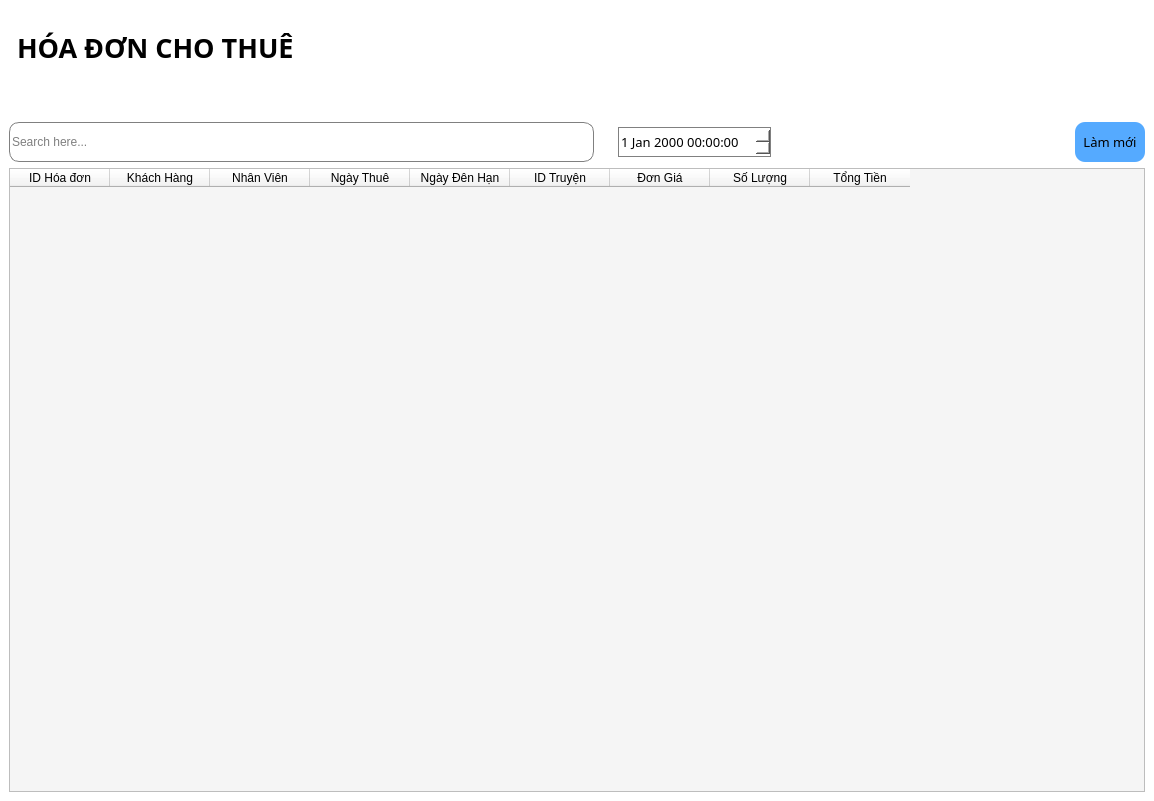
<?xml version="1.0" encoding="UTF-8"?>
<ui version="4.0">
 <class>Quanlyhoadonnhap</class>
 <widget class="QMainWindow" name="Quanlyhoadonnhap">
  <property name="geometry">
   <rect>
    <x>0</x>
    <y>0</y>
    <width>1154</width>
    <height>801</height>
   </rect>
  </property>
  <property name="windowTitle">
   <string>MainWindow</string>
  </property>
  <property name="styleSheet">
   <string notr="true">background-color: rgb(255, 255, 255);
color: rgb(0, 0, 0);</string>
  </property>
  <widget class="QWidget" name="centralwidget">
   <layout class="QGridLayout" name="gridLayout">
    <item row="0" column="0">
     <widget class="QLabel" name="label">
      <property name="font">
       <font>
        <family>Bahnschrift</family>
        <pointsize>20</pointsize>
        <weight>75</weight>
        <bold>true</bold>
       </font>
      </property>
      <property name="styleSheet">
       <string notr="true">padding-bottom: 50px;
padding-top:20px</string>
      </property>
      <property name="text">
       <string>HÓA ĐƠN CHO THUÊ</string>
      </property>
      <property name="wordWrap">
       <bool>true</bool>
      </property>
      <property name="margin">
       <number>0</number>
      </property>
     </widget>
    </item>
    <item row="1" column="0">
     <layout class="QHBoxLayout" name="horizontalLayout">
      <item>
       <widget class="QLineEdit" name="lineSearch">
        <property name="maximumSize">
         <size>
          <width>16777215</width>
          <height>40</height>
         </size>
        </property>
        <property name="styleSheet">
         <string notr="true">border: 1px solid gray;
border-radius: 10px;
background-color: rgb(255, 255, 255);</string>
        </property>
        <property name="text">
         <string/>
        </property>
        <property name="placeholderText">
         <string>Search here...</string>
        </property>
       </widget>
      </item>
      <item>
       <spacer name="spacer">
        <property name="orientation">
         <enum>Qt::Horizontal</enum>
        </property>
        <property name="sizeType">
         <enum>QSizePolicy::Fixed</enum>
        </property>
        <property name="sizeHint" stdset="0">
         <size>
          <width>18</width>
          <height>20</height>
         </size>
        </property>
       </spacer>
      </item>
      <item>
       <widget class="QDateTimeEdit" name="dateTimeEdit">
        <property name="sizePolicy">
         <sizepolicy hsizetype="Minimum" vsizetype="Minimum">
          <horstretch>0</horstretch>
          <verstretch>0</verstretch>
         </sizepolicy>
        </property>
        <property name="minimumSize">
         <size>
          <width>100</width>
          <height>30</height>
         </size>
        </property>
        <property name="maximumSize">
         <size>
          <width>16777215</width>
          <height>30</height>
         </size>
        </property>
        <property name="font">
         <font>
          <family>Bahnschrift</family>
          <pointsize>10</pointsize>
         </font>
        </property>
        <property name="styleSheet">
         <string notr="true">background-color: rgb(255, 255, 255);
border: 1px solid gray;</string>
        </property>
       </widget>
      </item>
      <item>
       <spacer name="horizontalSpacer_3">
        <property name="orientation">
         <enum>Qt::Horizontal</enum>
        </property>
        <property name="sizeType">
         <enum>QSizePolicy::Fixed</enum>
        </property>
        <property name="sizeHint" stdset="0">
         <size>
          <width>298</width>
          <height>20</height>
         </size>
        </property>
       </spacer>
      </item>
      <item>
       <widget class="QPushButton" name="btnLamMoi">
        <property name="sizePolicy">
         <sizepolicy hsizetype="Minimum" vsizetype="Fixed">
          <horstretch>0</horstretch>
          <verstretch>0</verstretch>
         </sizepolicy>
        </property>
        <property name="minimumSize">
         <size>
          <width>70</width>
          <height>40</height>
         </size>
        </property>
        <property name="font">
         <font>
          <family>Bahnschrift</family>
          <pointsize>10</pointsize>
         </font>
        </property>
        <property name="styleSheet">
         <string notr="true">background-color: rgb(85, 170, 255);
border: none;
border-radius: 10px;</string>
        </property>
        <property name="text">
         <string>Làm mới</string>
        </property>
       </widget>
      </item>
     </layout>
    </item>
    <item row="2" column="0">
     <widget class="QTableWidget" name="tableWidget">
      <property name="font">
       <font>
        <family>Bahnschrift</family>
        <pointsize>12</pointsize>
       </font>
      </property>
      <property name="styleSheet">
       <string notr="true">background-color: rgb(245, 245, 245);</string>
      </property>
      <column>
       <property name="text">
        <string>ID Hóa đơn</string>
       </property>
      </column>
      <column>
       <property name="text">
        <string>Khách Hàng</string>
       </property>
      </column>
      <column>
       <property name="text">
        <string>Nhân Viên</string>
       </property>
      </column>
      <column>
       <property name="text">
        <string>Ngày Thuê</string>
       </property>
      </column>
      <column>
       <property name="text">
        <string>Ngày Đên Hạn</string>
       </property>
      </column>
      <column>
       <property name="text">
        <string>ID Truyện</string>
       </property>
      </column>
      <column>
       <property name="text">
        <string>Đơn Giá</string>
       </property>
      </column>
      <column>
       <property name="text">
        <string>Số Lượng</string>
       </property>
      </column>
      <column>
       <property name="text">
        <string>Tổng Tiền</string>
       </property>
      </column>
     </widget>
    </item>
   </layout>
  </widget>
 </widget>
 <resources>
  <include location="new_resource.qrc"/>
 </resources>
 <connections/>
</ui>
